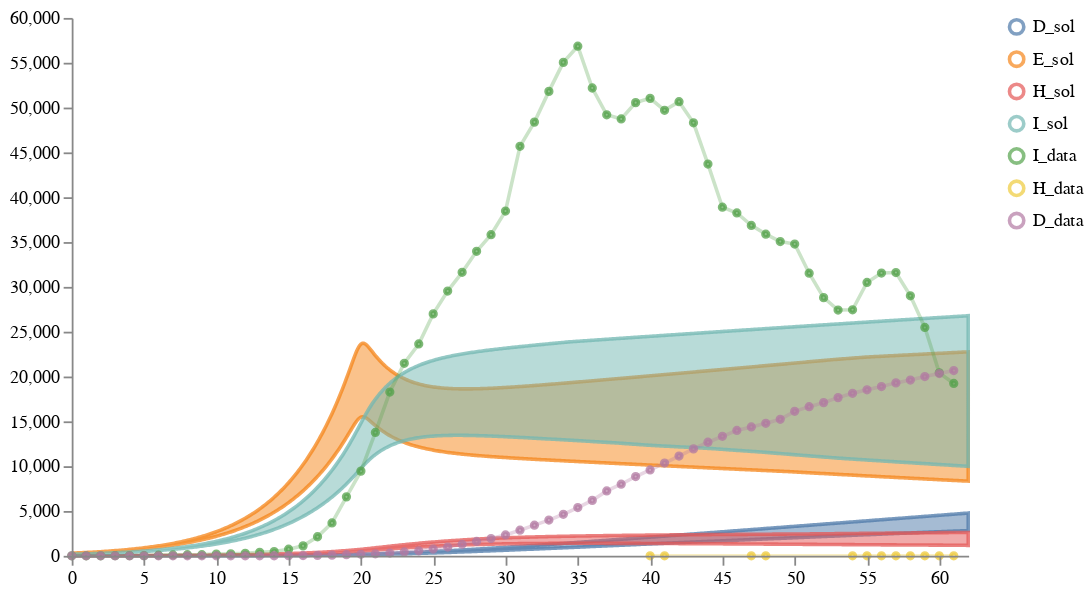

Notebook code cell kept with this figure:
### Markdown cell above
### MODEL 1 - SEIRHD with NPI of Type 1

### Code cell
num_samples = 100
models = [model1]
data_location = DATA_PATH + "NYS_T1_forecast1.csv"
weights = [1]
solution_mappings = [{"I": "I", "E": "E", "H": "H", "D": "D"}]

# Run the calibration and sampling
result1A1 = load_and_calibrate_and_sample_ensemble_model(
    models,
    data_location,
    weights,
    solution_mappings,
    num_samples,
    timepoints1,
    verbose=True,
    total_population=19340000,
    num_iterations=N_ITERATIONS,
    time_unit="days",
    visual_options={"title": "Calibrated Ensemble", "keep":".*_sol"}
)

# Plot results
schema = plots.trajectories(pd.DataFrame(result1A1["data"]), keep=".*_sol",
                            points=all_data1.reset_index(drop=True).rename(columns={"I":"I_data", "H":"H_data", "D":"D_data"}),
                           )
schema = plots.pad(schema, 5)
plots.ipy_display(schema)

### Figure 1 — Vega specification as saved in the notebook (floating-point values rounded to 4 significant figures; data arrays with more than 128 entries replaced by an {"elided": "..."} marker saying what was removed)
{"$schema": "https://vega.github.io/schema/vega/v5.json", "axes": [{"name": "x_axis", "orient": "bottom", "scale": "xscale", "zindex": 100}, {"name": "y_axis", "orient": "left", "scale": "yscale", "zindex": 100}], "data": [{"name": "distributions", "values": {"elided": "2484 records"}}, {"name": "traces", "transform": [{"expr": "isValid(datum.value)", "type": "filter"}], "values": []}, {"name": "points", "values": {"elided": "136 records"}}, {"name": "markers", "values": []}, {"name": "selected", "on": [{"remove": true, "trigger": "clear"}, {"remove": true, "trigger": "!shift"}, {"insert": "clicked", "trigger": "!shift && clicked"}, {"toggle": "clicked", "trigger": "shift && clicked"}]}], "height": 300, "legends": [{"encode": {"labels": {"interactive": true, "name": "legendLabel", "update": {"opacity": [{"test": "!length(data('selected')) || indata('selected', 'value', datum.value)", "value": 1}, {"value": 0.25}]}}, "symbols": {"interactive": true, "name": "legendSymbol", "update": {"fill": {"value": "transparent"}, "opacity": [{"test": "!length(data('selected')) || indata('selected', 'value', datum.value)", "value": 0.7}, {"value": 0.15}], "size": {"value": 64}, "strokeWidth": {"value": 2}}}}, "name": "color_legend", "stroke": "color"}], "marks": [{"from": {"facet": {"data": "points", "groupby": "trajectory", "name": "points_split"}}, "marks": [{"encode": {"hover": {"fillOpacity": {"value": 0.9}}, "update": {"fill": {"field": "trajectory", "scale": "color"}, "fillOpacity": [{"test": "!length(data('selected')) || indata('selected', 'value', datum.trajectory)", "value": 0.5}, {"value": 0.15}], "size": {"value": 10}, "stroke": {"field": "trajectory", "scale": "color"}, "strokeOpacity": [{"test": "!length(data('selected')) || indata('selected', 'value', datum.trajectory)", "value": 0.75}, {"value": 0.15}], "strokeWidth": {"value": 2}, "tooltip": {"field": "value"}, "x": {"field": "timepoint", "scale": "xscale"}, "y": {"field": "value", "scale": "yscale"}}}, "from": {"data": "points_split"}, "name": "_points_symbol", "type": "symbol", "zindex": 3}, {"encode": {"hover": {"fillOpacity": {"value": 0.9}}, "update": {"interpolate": {"value": "linear"}, "stroke": {"field": "trajectory", "scale": "color"}, "strokeOpacity": [{"test": "!length(data('selected')) || indata('selected', 'value', datum.trajectory)", "value": 0.3}, {"value": 0.1}], "strokeWidth": {"value": 2}, "x": {"field": "timepoint", "scale": "xscale"}, "y": {"field": "value", "scale": "yscale"}}}, "from": {"data": "points_split"}, "name": "_points_line", "type": "line", "zindex": 3}], "name": "_points", "type": "group", "zindex": 3}, {"from": {"facet": {"data": "traces", "groupby": "trajectory", "name": "traces_split"}}, "marks": [{"encode": {"hover": {"fillOpacity": {"value": 0.9}}, "update": {"interpolate": {"value": "linear"}, "stroke": {"field": "trajectory", "scale": "color"}, "strokeOpacity": [{"test": "!length(data('selected')) || indata('selected', 'value', datum.trajectory)", "value": 0.75}, {"value": 0.15}], "strokeWidth": {"value": 2}, "x": {"field": "timepoint", "scale": "xscale"}, "y": {"field": "value", "scale": "yscale"}}}, "from": {"data": "traces_split"}, "name": "_traces_lines", "type": "line"}], "name": "_traces", "type": "group", "zindex": 2}, {"from": {"facet": {"data": "distributions", "groupby": "trajectory", "name": "trajectory_split"}}, "marks": [{"encode": {"hover": {"fillOpacity": {"value": 0.9}}, "update": {"fill": {"field": "trajectory", "scale": "color"}, "fillOpacity": [{"test": "!length(data('selected')) || indata('selected', 'value', datum.trajectory)", "value": 0.5}, {"value": 0.15}], "interpolate": {"value": "linear"}, "stroke": {"field": "trajectory", "scale": "color"}, "strokeOpacity": [{"test": "!length(data('selected')) || indata('selected', 'value', datum.trajectory)", "value": 0.75}, {"value": 0.15}], "strokeWidth": {"value": 2}, "x": {"field": "timepoint", "scale": "xscale"}, "y": {"field": "upper", "scale": "yscale"}, "y2": {"field": "lower", "scale": "yscale"}}}, "from": {"data": "trajectory_split"}, "type": "area"}], "name": "_distributions", "type": "group", "zindex": 1}, {"marks": [{"encode": {"enter": {"stroke": {"value": "lightgray"}}, "update": {"opacity": {"value": 1}, "x": {"field": "timepoint", "scale": "xscale"}, "y": {"signal": "height"}, "y2": {"value": 0}}}, "from": {"data": "markers"}, "name": "_marker text", "type": "rule"}, {"encode": {"enter": {"fontSize": {"value": 8}, "text": {"field": "datum.label"}, "y": {"value": 0}}}, "from": {"data": "_marker text"}, "name": "_marker flags", "transform": [{"as": ["x", "_y", "opacity", "align", "baseline"], "lineAnchor": "start", "offset": [1], "size": {"signal": "[width, height]"}, "type": "label"}], "type": "text"}], "name": "_markers", "type": "group"}], "padding": 5, "scales": [{"domain": {"fields": [{"data": "distributions", "field": "timepoint"}, {"data": "traces", "field": "timepoint"}, {"data": "points", "field": "timepoint"}, {"data": "markers", "field": "timepoint"}]}, "name": "xscale", "range": "width", "type": "linear", "zero": false}, {"domain": {"fields": [{"data": "distributions", "field": "lower"}, {"data": "distributions", "field": "upper"}, {"data": "traces", "field": "value"}, {"data": "points", "field": "value"}]}, "name": "yscale", "nice": true, "range": "height", "type": "linear", "zero": true}, {"domain": {"fields": [{"data": "distributions", "field": "trajectory"}, {"data": "traces", "field": "trajectory"}, {"data": "points", "field": "trajectory"}]}, "name": "color", "range": "category", "type": "ordinal"}], "signals": [{"name": "clear", "on": [{"events": "mouseup[!event.item]", "force": true, "update": "true"}], "value": true}, {"name": "shift", "on": [{"events": "@legendSymbol:click, @legendLabel:click", "force": true, "update": "event.shiftKey"}], "value": false}, {"name": "clicked", "on": [{"events": "@legendSymbol:click, @legendLabel:click", "force": true, "update": "{value: datum.value}"}], "value": null}], "width": 500}
